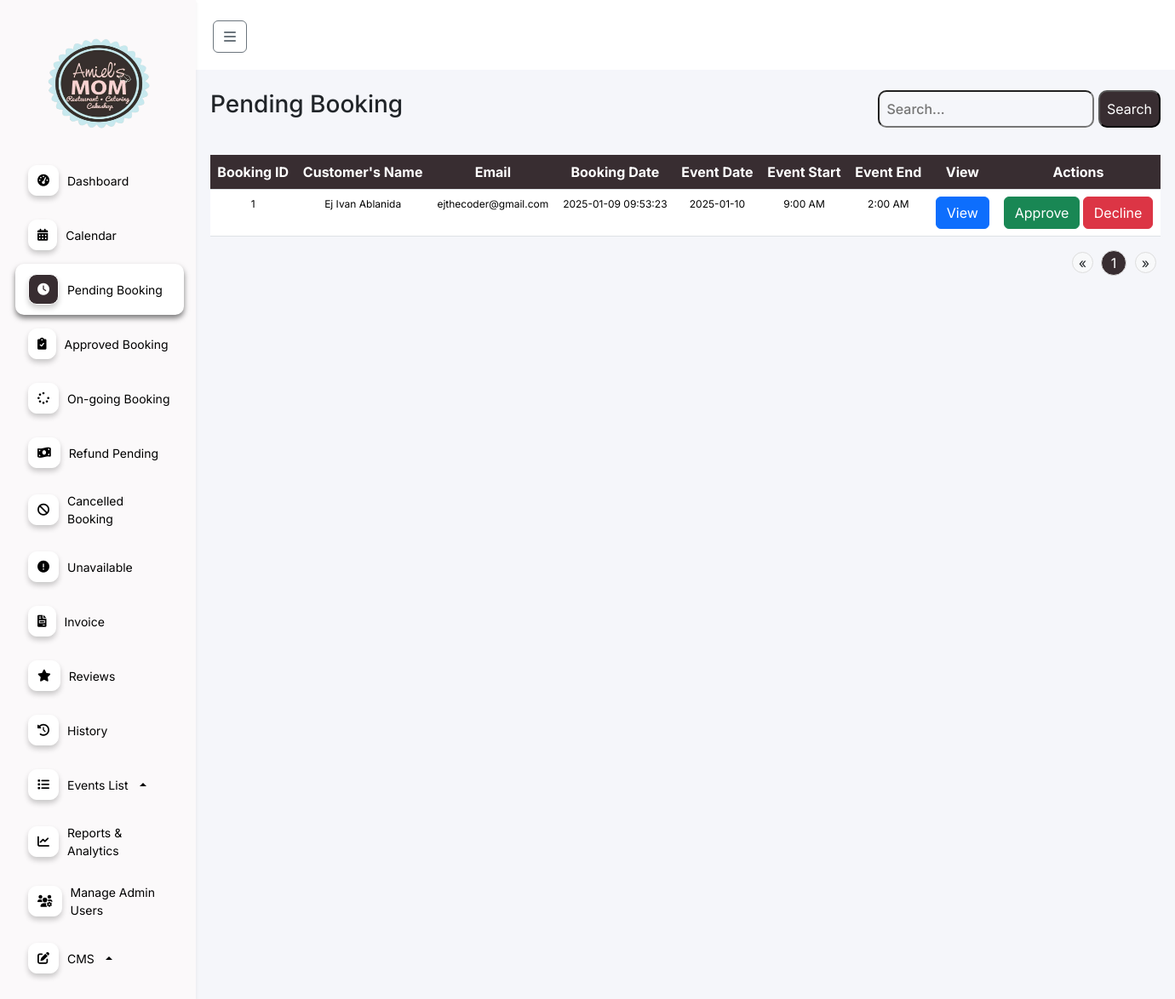
/features/admin/web/pending.php (signed in), run on an earlier commit of the app's database.
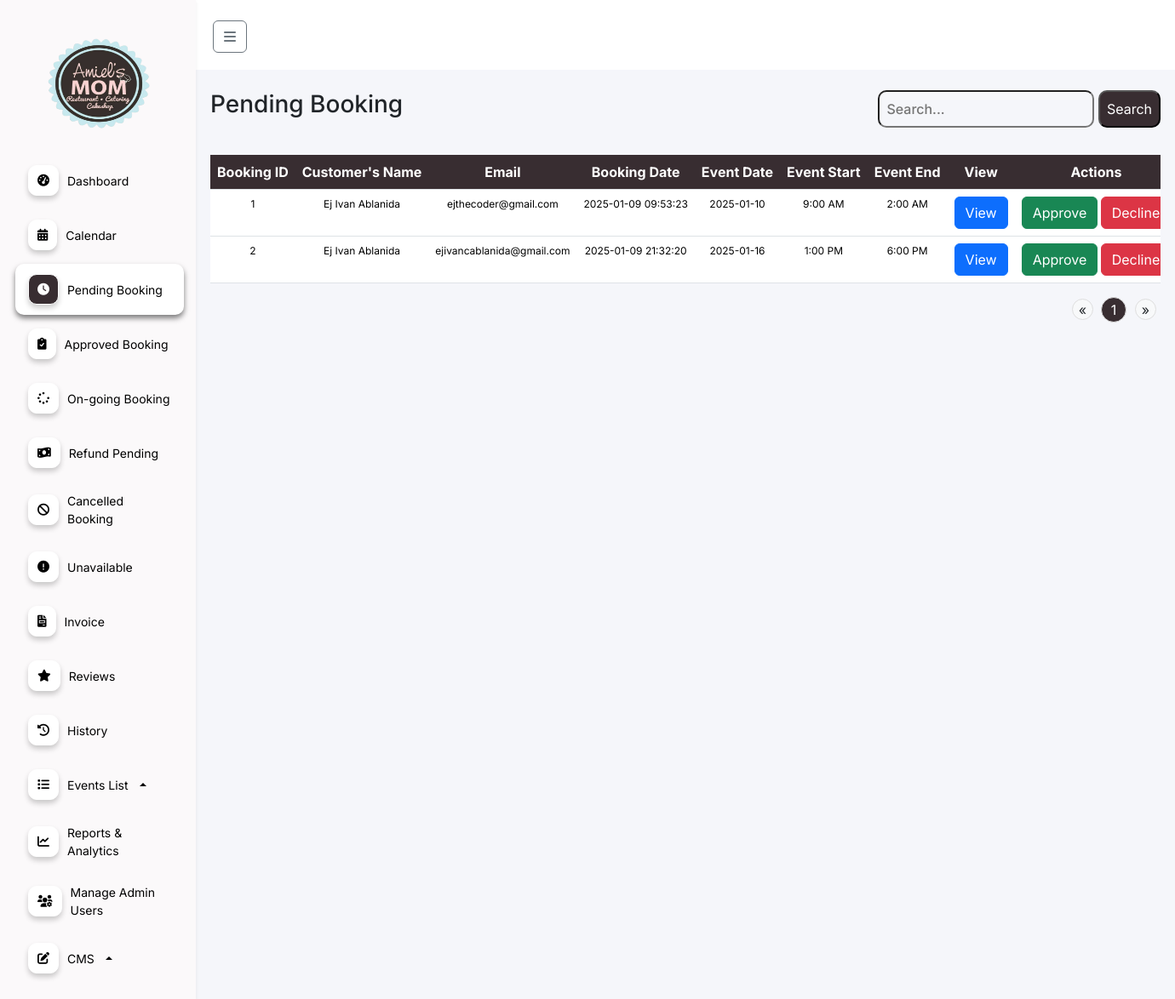
And on a later commit of the database.
### tables this page shows
CREATE TABLE `booking` (
  `id` int(11) NOT NULL,
  `status` enum('To-pay','Pending','Waiting','On-going','Finished','Cancel-pending','Cancel','Update-payment','resched') NOT NULL,
  `full_name` varchar(255) NOT NULL,
  `celebrants_name` varchar(255) DEFAULT NULL,
  `email` varchar(255) NOT NULL,
  `phone_number` varchar(15) DEFAULT NULL,
  `events_date` varchar(255) DEFAULT NULL,
  `guest_count` int(11) DEFAULT NULL,
  `event_duration` int(11) DEFAULT NULL,
  `event_starttime` int(11) DEFAULT NULL,
  `event_endtime` int(11) DEFAULT NULL,
  `event_type` varchar(255) DEFAULT NULL,
  `event_package` varchar(255) DEFAULT NULL,
  `event_options` text DEFAULT NULL,
  `cost` decimal(10,2) DEFAULT 0.00,
  `cancel_reason` text DEFAULT NULL,
  `payment_image` varchar(255) DEFAULT NULL,
  `reference_no` varchar(100) DEFAULT NULL,
  `payment_amount` decimal(10,2) NOT NULL,
  `status_paid` tinyint(1) DEFAULT 0,
  `beef_dish` varchar(255) DEFAULT NULL,
  `pork_dish` varchar(255) DEFAULT NULL,
  `chicken_dish` varchar(255) DEFAULT NULL,
  `pasta_dish` varchar(255) DEFAULT NULL,
  `dessert_dish` varchar(255) DEFAULT NULL,
  `fish_dish` varchar(255) DEFAULT NULL,
  `drinks_dish` varchar(255) DEFAULT NULL,
  `created_at` datetime DEFAULT current_timestamp(),
  `gcash_name` varchar(255) NOT NULL,
  `gcash_number` varchar(20) NOT NULL,
  `review_status` int(11) DEFAULT 0,
  `second_payment_amount` decimal(10,2) NOT NULL DEFAULT 0.00,
  `second_reference_no` int(11) DEFAULT NULL,
  `second_payment_image` varchar(255) DEFAULT NULL,
  `add_pax` int(11) NOT NULL DEFAULT 0,
  `corkage_fee` tinyint(1) NOT NULL DEFAULT 0,
  `theme` varchar(255) NOT NULL,
  `refund_status` enum('full-refund','half-refund','no-refund') DEFAULT NULL,
  `refunded_amount` decimal(10,2) DEFAULT 0.00,
  `cancel_time` timestamp NULL DEFAULT NULL,
  `add_extend` int(11) DEFAULT 0,
  `payment_method` varchar(10) DEFAULT NULL,
  `add_payment` decimal(10,2) DEFAULT 0.00
);

### features/admin/web/pending.php (the view, shortened to what this page needs)
<?php
    require '../../../db.php';
    $search = isset($_GET['search']) ? $_GET['search'] : '';
    $results_per_page = 10;
    $page = isset($_GET['page']) ? (int)$_GET['page'] : 1;
    $start_from = ($page - 1) * $results_per_page;
    $search_term = "%" . $search . "%";
    $total_query = "SELECT COUNT(*) FROM booking WHERE status IN ('Pending', 'to-pay') AND (full_name LIKE ? OR celebrants_name LIKE ? OR email LIKE ?)";
    $stmt = $conn->prepare($total_query);
    $stmt->bind_param("sss", $search_term, $search_term, $search_term);
    $stmt->execute();
    $total_result = $stmt->get_result();
    $total_row = $total_result->fetch_row();
    $total_bookings = $total_row[0];
    $total_pages = ceil($total_bookings / $results_per_page);
    $query = "SELECT * FROM booking WHERE status IN ('Pending', 'to-pay') AND (full_name LIKE ? OR celebrants_name LIKE ? OR email LIKE ?) LIMIT ?, ?";
    $stmt = $conn->prepare($query);
    $stmt->bind_param("ssiii", $search_term, $search_term, $search_term, $start_from, $results_per_page);
    $stmt->execute();
    $result = $stmt->get_result();
    function formatTime($hour) {
        if ($hour == 0) {
            return '12:00 AM';
        } elseif ($hour < 12) {
            return $hour . ':00 AM';
        } elseif ($hour == 12) {
            return '12:00 PM';
        } else {
            return ($hour - 12) . ':00 PM';
        }
    }
?>
<!DOCTYPE html>
<html lang="en">
<head>
    <link rel="stylesheet" href="https://cdnjs.cloudflare.com/ajax/libs/font-awesome/6.0.0-beta3/css/all.min.css">
    <link href="https://cdn.jsdelivr.net/npm/bootstrap@5.3.3/dist/css/bootstrap.min.css" rel="stylesheet"
>
    <link href="https://cdn.jsdelivr.net/npm/sweetalert2@11.5.0/dist/sweetalert2.min.css" rel="stylesheet">
    <link rel="stylesheet" href="../css/index.css">
</head>
<body>
<div class="">
        <div class="navbar flex-column shadow-sm p-3 collapse show" id="navbar">
            <div class="navbar-header d-flex justify-content-between align-items-center w-100">
                <a class="navbar-brand d-none d-md-block logo-container" href="#">
                    <img src="../../../assets/logo.png" alt="Logo">
                </a>
            </div>
            <div class="navbar-links">
                <a href="dashboard.php">
                    <i class="fa-solid fa-gauge-high"></i>
                    <span>Dashboard</span>
                </a>
                <a href="calendar.php">
                    <i class="fa-solid fa-calendar-days"></i>
                    <span>Calendar</span>
                </a>
                <a href="pending.php" class="navbar-highlight">
                    <i class="fa-solid fa-clock"></i>
                    <span>Pending Booking</span>
                </a>
                <a href="approve.php">
                   <i class="fas fa-clipboard-check"></i>
                    <span>Approved Booking</span>
                </a>
                <a href="on-going.php">
                    <i class="fa-solid fa-spinner"></i>
                    <span>On-going Booking</span>
                </a>
                <a href="refund.php">
                    <i class="fa-solid fa-money-bill-wave"></i>
                    <span>Refund Pending</span>
                </a>
                <a href="cancel.php">
                    <i class="fa-solid fa-ban"></i>
                    <span>Cancelled Booking</span>
                </a>
                <a href="unavailable.php">
                    <i class="fa-solid fa-exclamation-circle"></i>
                    <span>Unavailable</span>
                </a>
                <a href="invoice.php">
                    <i class="fa-solid fa-file-invoice"></i>
                    <span>Invoice</span>
                </a>
                <a href="reviews.php">
                    <i class="fa-solid fa-star"></i>
                    <span>Reviews</span>
                </a>
                <a href="history.php">
                    <i class="fa-solid fa-clock-rotate-left"></i>
                    <span>History</span>
                </a>
                <div class="dropdown dropup">
                    <a href="#" class="dropdown-toggle" id="eventsListDropdown" role="button" data-bs-toggle="dropdown" aria-expanded="false">
                        <i class="fa-solid fa-list"></i>
                        <span>Events List</span>
                    </a>
                </div>
                <a href="reports.php">
                    <i class="fa-solid fa-chart-line"></i>
                    <span>Reports & Analytics</span>
                </a>
                <a href="admin-user.php">
                    <i class="fa-solid fa-users-gear"></i>
                    <span>Manage Admin Users</span>
                </a>
                <div class="dropdown dropup">
                    <a href="#" class="dropdown-toggle" id="servicesDropdown" role="button" data-bs-toggle="dropdown" aria-expanded="false">
                        <i class="fa-solid fa-pen-to-square"></i>
                        <span>CMS</span>
                    </a>
                </div>
            </div>
        </div>
    </div>
    <div class="content flex-grow-1">
        <div class="header">
        <button class="btn btn-outline-secondary toggle-nav mt-1" id="toggleNavbarBtn">
            <i class="fa-solid fa-bars"></i>
        </button>
        </div>
        <div class="container mt-4">
            <div class="d-flex justify-content-between mb-2">
                <h3>Pending Booking</h3>
                <div class="search-form">
                    <form action="" method="get">
                        <input type="text" id="searchInput" name="search" value="<?php echo htmlspecialchars($search); ?>" placeholder="Search...">
                        <button type="submit">Search</button>
                    </form>
                </div>
                </div>
            <div class="table-responsive">
            <table class="table mt-4">
            <thead class="table-booking">
                    <tr>
                        <th scope="col">Booking ID</th>
                        <th scope="col">Customer's Name</th>
                        <th scope="col">Email</th>
                        <th scope="col">Booking Date</th>
                        <th scope="col">Event Date</th>
                        <th scope="col">Event Start</th>
                        <th scope="col">Event End</th>
                        <th scope="col">View</th>
                        <th scope="col">Actions</th>
                    </tr>
                </thead>
                <tbody>
                <?php
                        $id = 1;
                        while ($row = $result->fetch_assoc()): ?>
                            <tr>
                                <td><?php echo $id++; ?></td>
                                <td><?php echo htmlspecialchars($row['full_name']); ?></td>
                                <td><?php echo htmlspecialchars($row['email']); ?></td>
                                <td><?php echo htmlspecialchars($row['created_at']); ?></td>
                                <td><?php echo htmlspecialchars($row['events_date']); ?></td>
                                <td><?php echo formatTime(htmlspecialchars($row['event_starttime'])); ?></td>
                                <td><?php echo formatTime(htmlspecialchars($row['event_endtime'])); ?></td>
                                <td>
                                    <button class="btn btn-primary" data-bs-toggle="modal" data-bs-target="#viewModal<?php echo $row['id']; ?>">View</button>
                                </td>
                                <td>
                                    <form method="POST" action="../function/php/pending.php" style="display:inline;">
                                        <button type="submit" class="btn btn-success">Approve</button>
                                    </form>
                                    <form method="POST" action="../function/php/pending.php" style="display:inline;">
                                        <button type="submit" class="btn btn-danger">Decline</button>
                                    </form>
                                </td>
                            </tr>
                        <?php endwhile; ?>
                </tbody>
            </table>
                </div>
      <nav aria-label="Page navigation">
    <ul class="pagination d-flex justify-content-end">
        <?php if ($page > 1): ?>
            <li class="page-item pg-btn"><a class="page-links" href="?page=<?php echo $page - 1; ?>&search=<?php echo urlencode($search); ?>">&laquo;</a></li>
        <?php else: ?>
            <li class="page-item pg-btn disabled"><span class="page-links">&laquo;</span></li>
        <?php endif; ?>
        <?php for ($i = 1; $i <= $total_pages; $i++): ?>
            <li class="page-item <?php echo ($i == $page) ? 'active' : ''; ?>">
                <a class="page-link" href="?page=<?php echo $i; ?>&search=<?php echo urlencode($search); ?>"><?php echo $i; ?></a>
            </li>
        <?php endfor; ?>
        <?php if ($page < $total_pages): ?>
            <li class="page-item pg-btn"><a class="page-links" href="?page=<?php echo $page + 1; ?>&search=<?php echo urlencode($search); ?>">&raquo;</a></li>
        <?php else: ?>
            <li class="page-item pg-btn disabled"><span class="page-links">&raquo;</span></li>
        <?php endif; ?>
    </ul>
</nav>
        </div>
</body>
</html>

### features/admin/css/index.css (style rules this page uses)
* { font-family: "Inter", sans-serif; font-optical-sizing: auto; font-style: normal; margin: 0; }
body { margin: 0; padding: 0; display: flex; overflow-x: hidden; }
.navbar { background-color: #FBF9FA; display: flex; align-items: start; padding: 20px; box-shadow: 2px 0 5px rgba(0, 0, 0, 0.1); min-width: 230px; max-width: 230px; height: auto; }
.navbar a { color: #000; padding: 12px 15px; text-decoration: none; width: 100%; display: flex; align-items: center; gap: 10px; font-size: 14px !important; margin: 2px; }
.navbar-highlight { color: #000 !important; border-radius: 10px; padding: 12px 15px !important; text-decoration: none !important; width: 100% !important; display: flex !important; align-items: center !important; gap: 10px !important; font-size: 14px !important; background-color: #FFFFFF !important; box-shadow: 0px 4px 6px rgba(0, 0, 0, 0.5) !important; }
.navbar-highlight i { color: #fff !important; background-color: #382D31 !important; }
.navbar-brand { padding: 0 !important; }
.navbar-brand img { display: block; justify-content: center; align-items: center; width: 70%; height: 15vh; margin: 20px 0 20px 30px; }
.navbar-links { display: flex; flex-direction: column; width: 100%; }
.navbar-links i { border: 1px solid #fff; background-color: #fff; padding: 10px; border-radius: 10px; box-shadow: 0px 4px 6px rgba(0, 0, 0, 0.2); }
.content { flex-grow: 1; background-color: #F5F6FA; }
.header { display: flex; align-items: center; padding: 20px; justify-content: space-between; background-color: #FFFFFF !important; }
.header button { margin-right: 10px; }
table { border-radius: 24px !important; }
th,tr { background-color: #382D31 !important; color: #fff !important; text-align: center; white-space: nowrap !important; }
table td { font-size: 12px; }
.search-form input { background-color: transparent !important; padding: 8px; border-radius: 10px; }
.search-form button { padding: 8px; border-radius: 10px; background-color: #382D31; color: #fff; }
.pagination .page-item { margin: 0 5px; }
.pg-btn { margin-top: 2px !important; }
.pagination .page-link { width: 30px; height: 30px; text-align: center; border-radius: 50%; background-color: #f8f9fa; border: 1px solid #ddd; transition: background-color 0.3s, color 0.3s; }
.pagination .page-item.active .page-link { background-color: #382D31; color: white; border-color: #ddd; }
.pagination a { display: flex; align-items: center; justify-content: center; margin: auto; }
.page-links { width: 25px; height: 25px; text-align: center; border-radius: 50%; background-color: #f8f9fa; border: 1px solid #ddd; transition: background-color 0.3s, color 0.3s; display: flex; align-items: center; justify-content: center; text-decoration: none; }
.container input { background-color: silver; font-weight: 500; }
.pagination a { color:#382D31; }

What changed in the data, as far as the page shows it:
added booking: full_name "Ej Ivan Ablanida", email "ejivancablanida@gmail.com", created_at "2025-01-09 21:32:20", events_date "2025-01-16", event_starttime "1:00 PM", event_endtime "6:00 PM"
